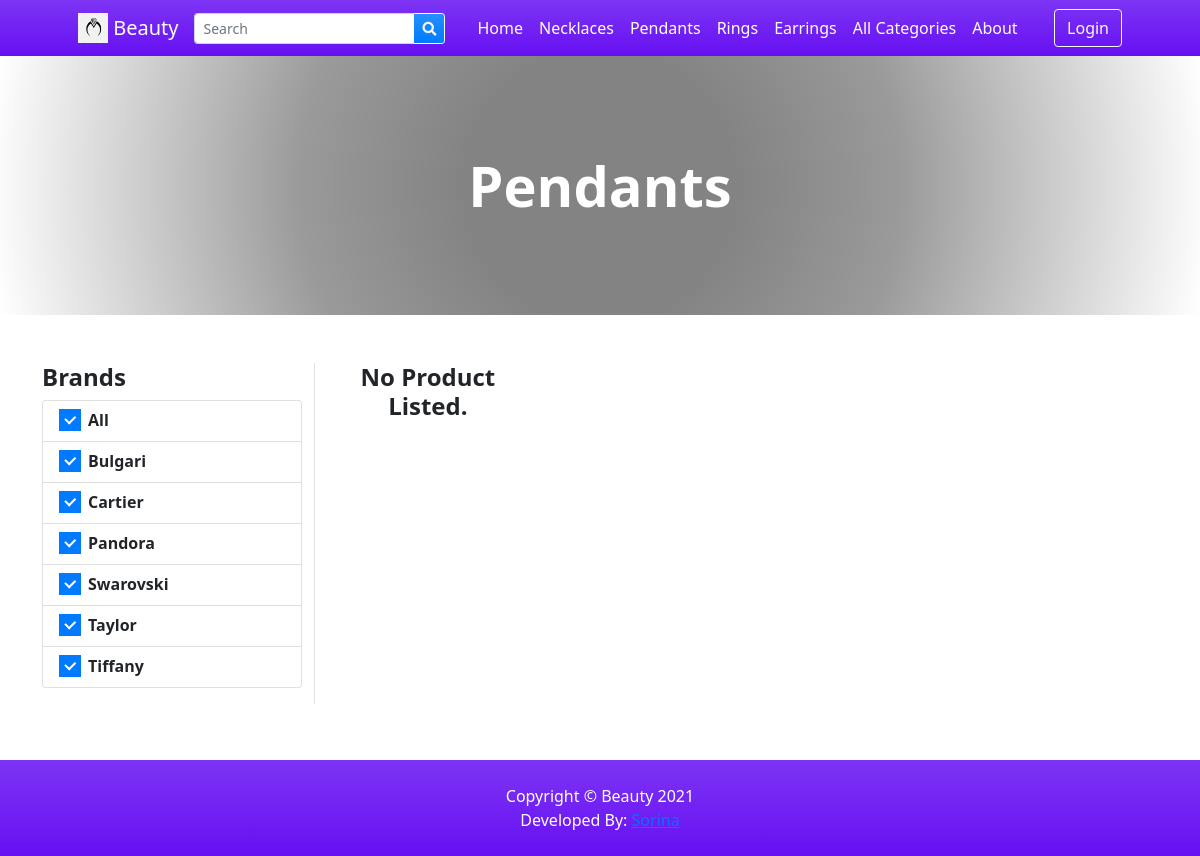
The app's page /?p=products&c=c81e728d9d4c2f636f067f89cc14862c with its own data.
### tables this page shows
CREATE TABLE `categories` (
  `id` int(30) NOT NULL,
  `category` varchar(250) NOT NULL,
  `description` text DEFAULT NULL,
  `status` tinyint(1) NOT NULL DEFAULT 1,
  `delete_flag` tinyint(1) NOT NULL DEFAULT 0,
  `date_created` datetime NOT NULL DEFAULT current_timestamp()
);

CREATE TABLE `brands` (
  `id` int(30) NOT NULL,
  `name` varchar(250) NOT NULL,
  `description` text DEFAULT NULL,
  `image_path` text DEFAULT NULL,
  `status` tinyint(1) NOT NULL DEFAULT 1,
  `delete_flag` tinyint(1) NOT NULL DEFAULT 0,
  `date_created` datetime NOT NULL DEFAULT current_timestamp()
);

### classes/DBConnection.php (called while the page is built, shortened)
<?php
class DBConnection{
    private $host = DB_SERVER;
    private $username = DB_USERNAME;
    private $password = DB_PASSWORD;
    private $database = DB_NAME;
    public $conn;
    public function __construct(){
        if (!isset($this->conn)) {
            $this->conn = new mysqli($this->host, $this->username, $this->password, $this->database);
        }
    }
}
?>

### classes/SystemSettings.php (called while the page is built, shortened)
<?php
class SystemSettings extends DBConnection{
	function userdata($field = ''){
		if(!empty($field)){
			if(isset($_SESSION['userdata'][$field]))
				return $_SESSION['userdata'][$field];
			else
				return null;
		}else{
			return false;
		}
	}
	function info($field=''){
		if(!empty($field)){
			if(isset($_SESSION['system_info'][$field]))
				return $_SESSION['system_info'][$field];
			else
				return false;
		}else{
			return false;
		}
	}
}
$_settings = new SystemSettings();
?>

### config.php (called while the page is built, shortened)
<?php
require_once('classes/DBConnection.php');
require_once('classes/SystemSettings.php');
function validate_image($file){
	if(!empty($file)){
        $ex = explode("?",$file);
        $file = $ex[0];
        $ts = isset($ex[1]) ? "?".$ex[1] : '';
		if(is_file(base_app.$file)){
			return base_url.$file.$ts;
		}else{
			return base_url.'dist/img/no-image-available.png';
		}
	}else{
		return base_url.'dist/img/no-image-available.png';
	}
}
?>

### products.php (the view, shortened to what this page needs)
<?php
$title = "";
if(isset($_GET['c']) && isset($_GET['s'])){
    $cat_qry = $conn->query("SELECT * FROM categories where md5(id) = '{$_GET['c']}'");
    if($cat_qry->num_rows > 0){
        $result =$cat_qry->fetch_assoc();
        $title = $result['category'];
        $cat_description = $result['description'];
    }
 $sub_cat_qry = $conn->query("SELECT * FROM sub_categories where md5(id) = '{$_GET['s']}'");
    if($sub_cat_qry->num_rows > 0){
        $result =$sub_cat_qry->fetch_assoc();
        $sub_title = $result['sub_category'];
        $sub_cat_description = $result['description'];
    }
}
elseif(isset($_GET['c'])){
    $cat_qry = $conn->query("SELECT * FROM categories where md5(id) = '{$_GET['c']}'");
    if($cat_qry->num_rows > 0){
        $result =$cat_qry->fetch_assoc();
        $title = $result['category'];
    }
}
?>
<header class="bg-dark py-5" id="main-header">
    <div class="container px-4 px-lg-5 my-5">
        <div class="text-center text-white">
            <h1 class="display-4 fw-bolder"><?php echo $title ?></h1>
        </div>
    </div>
</header>
<section class="py-5">
    <div class="container">
        <div class="row">
            <div class="col-md-3 border-right mb-2 pb-3">
                <h4><b>Brands</b></h4>
                <ul class="list-group">
                    <a href="" class="list-group-item list-group-item-action">
                        <div class="icheck-primary d-inline">
                            <label for="brandAll">
                                All
                            </label>
                        </div>
                    </a>
                    <?php
                    $qry = $conn->query("SELECT * FROM brands where status =1 order by name asc");
                    while($row=$qry->fetch_assoc()):
                    ?>
                    <li class="list-group-item list-group-item-action">
                        <div class="icheck-primary d-inline">
                            <label for="brand-item-<?php echo $row['id'] ?>">
                                    <?php echo $row['name'] ?>
                            </label>
                        </div>
                    </li>
                    <?php endwhile; ?>
                </ul>
            </div>
            <div class="col-md-9">
                <div class="container-fluid p-0">
                <div class="row gx-2 gx-lg-2 row-cols-1 row-cols-md-3 row-cols-xl-4">
                        <?php
                            $whereData = "";
                            if(isset($_GET['search']))
                                $whereData = " and (p.name LIKE '%{$_GET['search']}%' or b.name LIKE '%{$_GET['search']}%' or p.specs LIKE '%{$_GET['search']}%')";
                            elseif(isset($_GET['c']) && isset($_GET['s']))
                                $whereData = " and (md5(category_id) = '{$_GET['c']}' and md5(sub_category_id) = '{$_GET['s']}')";
                            elseif(isset($_GET['c']) && !isset($_GET['s']))
                                $whereData = " and md5(category_id) = '{$_GET['c']}' ";
                            elseif(isset($_GET['s']) && !isset($_GET['c']))
                                $whereData = " and md5(sub_category_id) = '{$_GET['s']}' ";
                            $bwhere = "";
                            $products = $conn->query("SELECT p.*,b.name as bname, c.category FROM `products` p inner join brands b on p.brand_id = b.id inner join categories c on p.category_id = c.id where p.status = 1 {$whereData} {$bwhere} order by rand() ");
                        ?>
                        <?php
                            if($products->num_rows <= 0){
                                echo "<h4 class='text-center'><b>No Product Listed.</b></h4>";
                            }
                        ?>
                    </div>
                </div>
            </div>
        </div>
    </div>
</section>

### inc/topBarNav.php (shortened to what this page needs)
<nav class="navbar navbar-expand-lg navbar-dark bg-gradient-indigo">
            <div class="container px-4 px-lg-5 ">
                <a class="navbar-brand" href="./">
                <img src="<?php echo validate_image($_settings->info('logo')) ?>" width="30" height="30" class="d-inline-block align-top" alt="" loading="lazy">
                <?php echo $_settings->info('short_name') ?>
                </a>
                <form class="form-inline" id="search-form">
                  <div class="input-group">
                    <input class="form-control form-control-sm form " type="search" placeholder="Search" aria-label="Search" name="search"  value="<?php echo isset($_GET['search']) ? $_GET['search'] : "" ?>"  aria-describedby="button-addon2">
                    <div class="input-group-append">
                      <button class="btn btn-outline-light bg-gradient-blue btn-sm m-0" type="submit" id="button-addon2"><i class="fa fa-search"></i></button>
                    </div>
                  </div>
                </form>
                <div class="collapse navbar-collapse" id="navbarSupportedContent">
                    <ul class="navbar-nav me-auto mb-2 mb-lg-0 ms-lg-4">
                        <li class="nav-item"><a class="nav-link text-white" aria-current="page" href="./">Home</a></li>
                        <?php
                        $cat_qry = $conn->query("SELECT * FROM categories where status = 1  limit 4");
                        $count_cats =$conn->query("SELECT * FROM categories where status = 1 ")->num_rows;
                        while($crow = $cat_qry->fetch_assoc()):
                        ?>
                        <li class="nav-item"><a class="nav-link text-white" aria-current="page" href="./?p=products&c=<?php echo md5($crow['id']) ?>"><?php echo $crow['category'] ?></a></li>
                        <?php endwhile; ?>
                        <?php if($count_cats > 3): ?>
                        <li class="nav-item"><a class="nav-link text-white" href="./?p=view_categories">All Categories</a></li>
                        <?php endif; ?>
                        <li class="nav-item"><a class="nav-link text-white" href="./?p=about">About</a></li>
                    </ul>
                    <div class="d-flex align-items-center">
                      <?php if($_settings->userdata('id') > 0 && $_settings->userdata('login_type') == 2): ?>
                        <a class="text-dark mr-2 nav-link text-white" href="./?p=cart">
                            <i class="bi-cart-fill me-1"></i>
                            Cart
                            <span class="badge bg-dark text-white ms-1 rounded-pill" id="cart-count">
                              <?php
                                $count = $conn->query("SELECT SUM(quantity) as items from `cart` where client_id =".$_settings->userdata('id'))->fetch_assoc()['items'];
                                echo ($count > 0 ? $count : 0);
                              ?>
                            </span>
                        </a>
                            <a href="./?p=my_account" class="text-dark  nav-link text-white"><b> Hi, <?php echo $_settings->userdata('firstname')?>!</b></a>
                            <a href="logout.php" class="text-dark  nav-link text-white"><i class="fa fa-sign-out-alt"></i></a>
                        <?php else: ?>
                        <button class="btn btn-outline-light ml-2" id="login-btn" type="button">Login</button>
                        <?php endif; ?>
                    </div>
                </div>
            </div>
        </nav>

### records on screen
categories: category "Necklaces"
categories: category "Pendants"
categories: category "Rings"
categories: category "Earrings"
brands: name "Bulgari"
brands: name "Cartier"
brands: name "Pandora"
brands: name "Swarovski"
brands: name "Taylor"
brands: name "Tiffany"

### other values on screen
$_settings->info('short_name') "Beauty"
